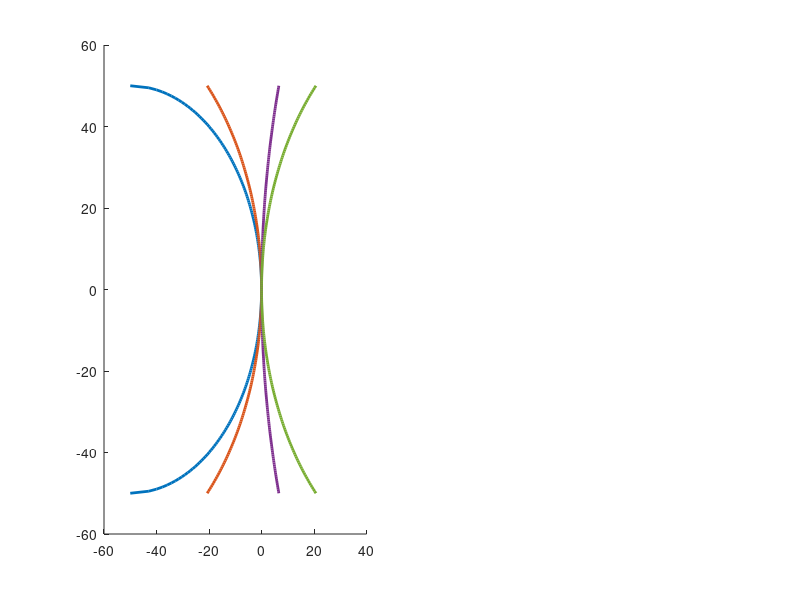

This figure's MATLAB source: (Note: this script raises an error after producing the figure.)
%MENISCUS  Arc shapes, capillary entry pressure, and a burst valve.
%
%   Tutorial 10.  Run:  meniscus
%
%   At Bo << 1 gravity is negligible, so a static meniscus has CONSTANT
%   curvature -- a circular arc meeting each wall at the contact angle.  For a
%   2-D channel of width w:
%
%       R  = w / (2 cos theta)
%       dp = sigma / R = 2 sigma cos(theta) / w      <- capillary entry pressure
%
%   That dp is the pressure needed to push an interface through a constriction
%   of width w, and it governs spontaneous wicking, burst valves, and why a
%   narrow neck blocks a non-wetting phase.
%
%   See also CAPILLARY_RISE, YOUNG_LAPLACE.

if ~exist('QUIET','var'), QUIET = false; end

sigma = 0.072;

%% ------------------------------------------- entry pressure vs geometry --
fprintf('\n  Capillary entry pressure  dp = 2 sigma cos(theta)/w   [mbar]\n');
fprintf('  (positive = pulls itself in;  negative = must be forced)\n\n');
ws  = [10e-6 20e-6 50e-6 100e-6 200e-6];
ths = [0 45 90 105 135];

fprintf('   w [um] |');  fprintf('  th=%3d', ths);  fprintf('\n');
fprintf('  --------+');  fprintf('%s', repmat('-',1,8*numel(ths)));  fprintf('\n');
for i = 1:numel(ws)
    fprintf('   %5.0f  |', ws(i)*1e6);
    for j = 1:numel(ths)
        dp = 2*sigma*cosd(ths(j))/ws(i);
        fprintf(' %7.1f', dp/100);       % Pa -> mbar
    end
    fprintf('\n');
end
fprintf(['\n  theta = 90 gives exactly zero: a neutral surface neither pulls the\n' ...
         '  liquid in nor pushes it out, at any width.\n']);

%% ------------------------------------------------------ worked example ---
w = 20e-6;  th = 105;
dp = 2*sigma*cosd(th)/w;
fprintf('\n  Exercise 10.4: water into a %g um NATIVE PDMS constriction (theta=%d)\n', ...
        w*1e6, th);
fprintf('    entry pressure = %.0f Pa = %.0f mbar  (negative: it resists)\n', dp, dp/100);
fprintf('    so you must apply +%.0f mbar to push water in.\n', -dp/100);
fprintf('    A syringe pump easily reaches this; the limit is usually the\n');
fprintf('    bond strength of the chip, not the pump.\n');

%% ---------------------------------------------------------- burst valve --
fprintf('\n  Exercise 10.5: burst valve by sudden expansion\n');
fprintf('  A hydrophilic channel (theta = 30) wicks spontaneously. At a sudden\n');
fprintf('  expansion the interface must bulge to a much larger radius, which\n');
fprintf('  costs pressure. Flow halts until the burst pressure is applied.\n\n');
th_h = 30;  w1 = 50e-6;
dp_in = 2*sigma*cosd(th_h)/w1;
fprintf('    narrow section w1 = %g um: wicking pressure = %+.0f mbar\n', ...
        w1*1e6, dp_in/100);
fprintf('\n    expansion ratio   w2 [um]   holding dp [mbar]   burst target 50 mbar?\n');
fprintf('   ---------------------------------------------------------------------\n');
for ratio = [2 4 8 16 32]
    w2 = w1*ratio;
    % At the expansion the interface must locally reach the maximum curvature
    % the corner allows; the classic estimate uses an effective angle of
    % theta + the expansion half-angle, which for a SHARP (90 deg) step gives
    % an effective contact angle of theta + 90.
    th_eff = min(th_h + 90, 180);
    dp_hold = -2*sigma*cosd(th_eff)/w1;     % resisting pressure at the step
    if dp_hold/100 >= 50, ok = 'yes'; else, ok = 'no'; end
    fprintf('   %10g       %7.0f   %14.0f      %s\n', ratio, w2*1e6, dp_hold/100, ok);
end
fprintf(['\n    Note the holding pressure is set by the SHARP CORNER (through the\n' ...
         '    effective angle theta+90) and by w1 -- NOT by the expansion ratio.\n' ...
         '    Making the downstream channel wider does not make the valve\n' ...
         '    stronger; making the upstream channel NARROWER does. That is the\n' ...
         '    useful design insight, and it is easy to get backwards.\n']);
fprintf('    Required w1 for a 50 mbar burst: %.1f um\n', ...
        -2*sigma*cosd(min(th_h+90,180))/(50*100)*1e6);

%% ------------------------------------------------------- arc geometry ----
if ~QUIET
    w0 = 100e-6;
    figure('Color','w','Position',[80 80 900 380]);
    subplot(1,2,1); hold on
    cols = lines(5);
    for j = 1:numel(ths)
        th = ths(j);
        if abs(cosd(th)) < 1e-6, continue; end
        R = w0/(2*cosd(th));
        yy = linspace(-w0/2, w0/2, 200);
        xx = sign(R)*(sqrt(max(R^2 - yy.^2,0)) - abs(R)*cosd(0));
        xx = sqrt(max(R^2-yy.^2,0));
        xx = sign(R)*(xx - max(xx));
        plot(xx*1e6, yy*1e6, 'LineWidth',2,'Color',cols(j,:), ...
             'DisplayName',sprintf('\\theta = %d^\\circ',th));
    end
    yline( w0/2*1e6,'k','LineWidth',2,'HandleVisibility','off');
    yline(-w0/2*1e6,'k','LineWidth',2,'HandleVisibility','off');
    axis equal; grid on; xlabel('x [\mum]'); ylabel('y [\mum]');
    legend('Location','best'); title(sprintf('Meniscus arcs, w = %g \\mum', w0*1e6));

    subplot(1,2,2);
    wv = logspace(-6,-3,200);
    for j = 1:numel(ths)
        semilogx(wv*1e6, 2*sigma*cosd(ths(j))./wv/100,'LineWidth',1.8); hold on
    end
    yline(0,'k--'); grid on;
    xlabel('channel width [\mum]'); ylabel('entry pressure [mbar]');
    legend(arrayfun(@(t)sprintf('\\theta=%d',t),ths,'UniformOutput',false));
    title('capillary entry pressure');
end
fprintf('\n');
